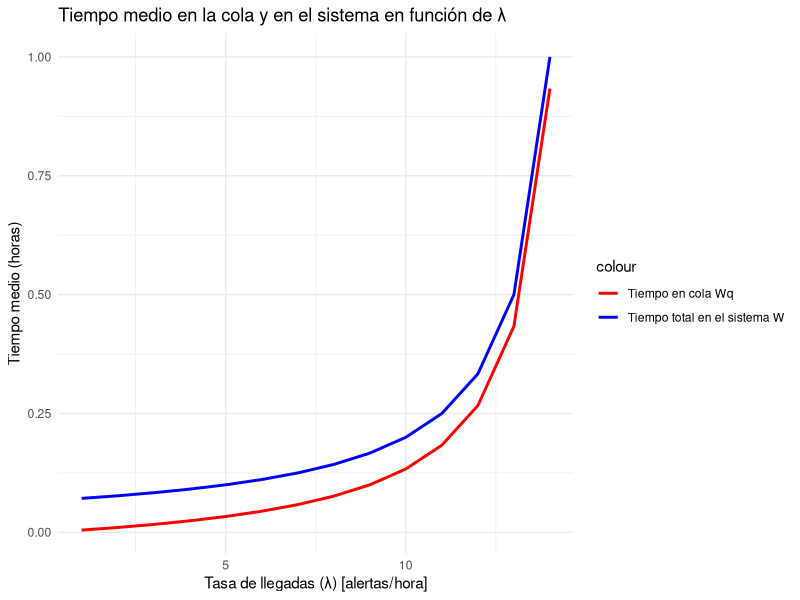

Generate this figure with R:
# Instalar y cargar librería necesaria
install.packages("ggplot2")  # Solo si no está instalada
library(ggplot2)

# Parámetros del sistema
mu <- 15  # Tasa de servicio (alertas por hora)
lambda_values <- seq(1, 14, by=1)  # Rango de valores para lambda

# Cálculo de métricas para cada lambda
rho_values <- lambda_values / mu
L_q_values <- (lambda_values^2) / (mu * (mu - lambda_values))
W_q_values <- L_q_values / lambda_values
W_values <- W_q_values + (1 / mu)

# Resultados para el caso específico lambda = 10
lambda <- 10
P_Wq <- lambda / mu
L_q <- (lambda^2) / (mu * (mu - lambda))
W_q <- L_q / lambda

# Imprimir resultados específicos
cat("1) Probabilidad de que haya alertas en espera: ", P_Wq, "\n")
cat("2) Número medio de alertas en espera: ", L_q, "\n")
cat("3) Tiempo medio en la cola (en horas): ", W_q, "horas\n")
cat("   Tiempo medio en la cola (en minutos): ", W_q * 60, "minutos\n")

# Graficar tiempo en el sistema y en la cola en función de lambda
data <- data.frame(lambda_values, W_q_values, W_values)

ggplot(data, aes(x=lambda_values)) +
  geom_line(aes(y=W_q_values, color="Tiempo en cola Wq"), size=1) +
  geom_line(aes(y=W_values, color="Tiempo total en el sistema W"), size=1) +
  labs(title="Tiempo medio en la cola y en el sistema en función de λ",
       x="Tasa de llegadas (λ) [alertas/hora]", 
       y="Tiempo medio (horas)") +
  scale_color_manual(values=c("Tiempo en cola Wq"="red", "Tiempo total en el sistema W"="blue")) +
  theme_minimal()
